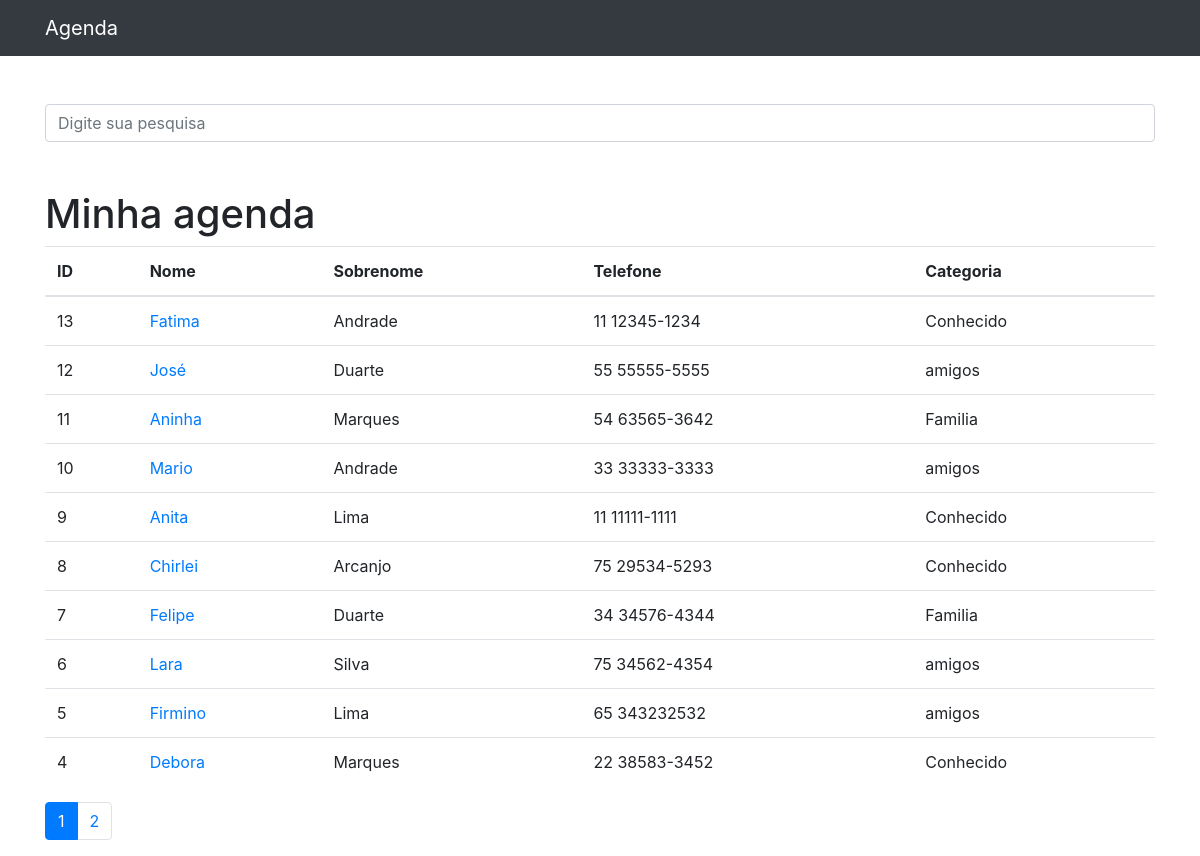
/, run on an earlier commit of the app's database.
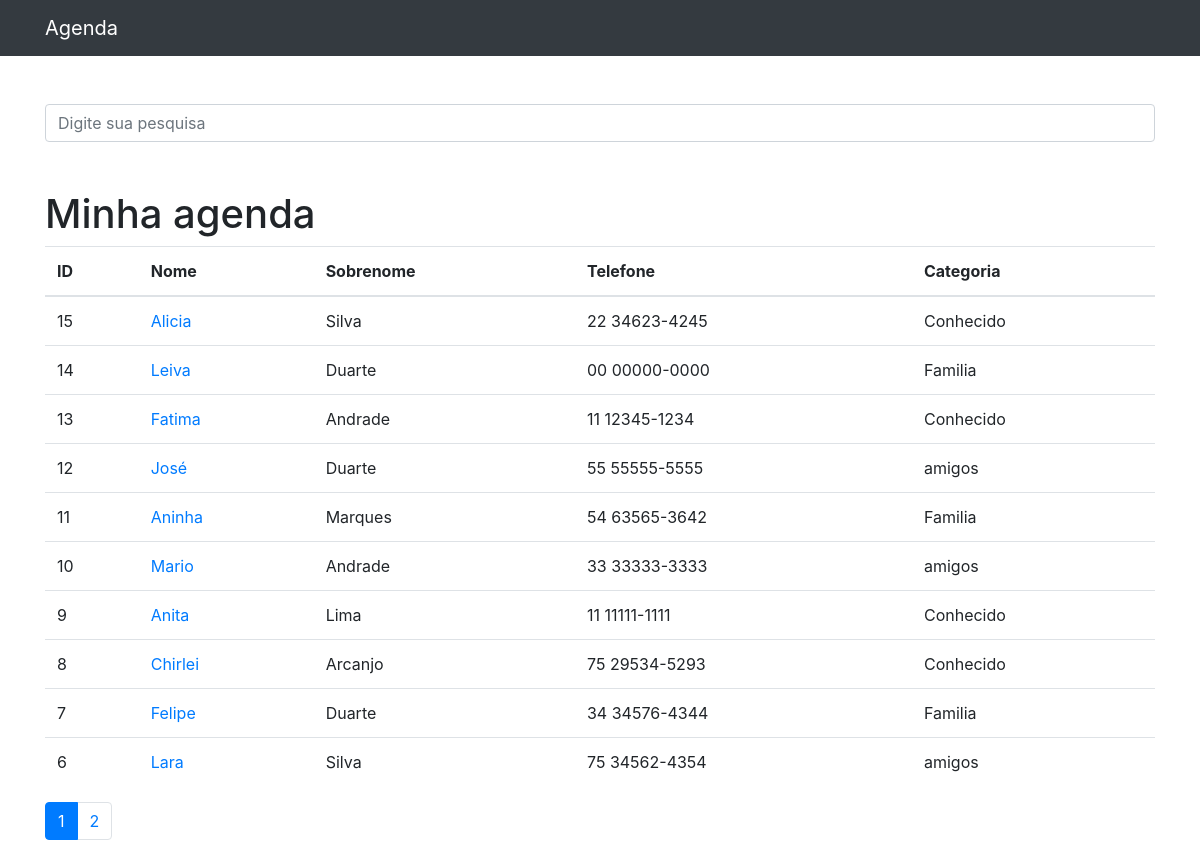
And on a later commit of the database.
### contatos/models.py (models this page shows, shortened)
class Contato(models.Model):
    nome = models.CharField(max_length=35)
    sobrenome = models.CharField(max_length=35, blank=True)
    telefone = models.CharField(max_length=20)
    email = models.CharField(max_length=100, blank=True)
    data_criacao = models.DateTimeField(default=timezone.now)
    descricao = models.TextField(blank=True)
    categoria = models.ForeignKey(Categoria, on_delete=models.DO_NOTHING)
    mostrar = models.BooleanField(default=True)
    foto = models.ImageField(blank=True, upload_to='fotos/%Y/%m/')

class Categoria(models.Model):
    nome = models.CharField(max_length=255)
    def __str__(self):
        return self.nome

### contatos/views.py (the view)
# urls.py: path('', views.index, name='index'),
def index(request):
    contatos = Contato.objects.order_by('-id').filter(
        mostrar=True
    )
    paginator = Paginator(contatos, 10)
    page = request.GET.get('p')
    contatos = paginator.get_page(page)
    return render(request, 'contatos/index.html', {
        'contatos': contatos
    })

### contatos/templates/contatos/index.html
{% extends 'base.html' %}
{%block 'conteudo'%}
<h1 class="mt-5">Minha agenda</h1>
<table class="table">
    <thead>
    <tr>
        <th>ID</th>
        <th>Nome</th>
        <th>Sobrenome</th>
        <th>Telefone</th>
        <th>Categoria</th>
    </tr>
    </thead>
    <tbody>
    {% for contato in contatos %}
    <tr>
        <td>{{ contato.id }}</td>
        <td>
            <a href="{% url 'detalhes' contato_id=contato.id %}">{{ contato.nome }}</a>
        </td>
        <td>{{ contato.sobrenome }}</td>
        <td>{{ contato.telefone }}</td>
        <td>{{ contato.categoria }}</td>
    </tr>
    {% endfor %}
    </tbody>
</table>
<nav aria-label="Page navigation example">
    <ul class="pagination">
        {% for pagina in contatos.paginator.page_range %}
            {% if contatos.number == pagina %}
            <li class="page-item active"><a
                    class="page-link" href="?p={{ pagina }}&termo={{ request.GET.termo }}">{{pagina}}</a>
            </li>
            {% else %}
            <li class="page-item"><a
                    class="page-link" href="?p={{ pagina }}&termo={{ request.GET.termo }}">{{pagina}}</a>
            </li>
            {% endif %}
        {% endfor %}
    </ul>
</nav>
{%endblock%}

What changed in the data, as far as the page shows it:
no longer on this page (row edited): Contato: id "5", nome "Firmino", sobrenome "Lima", telefone "65 343232532", categoria "amigos"
no longer on this page (row unchanged): Contato: id "4", nome "Debora", sobrenome "Marques", telefone "22 38583-3452", categoria "Conhecido"
now on this page (row edited): Contato: id "15", nome "Alicia", sobrenome "Silva", telefone "22 34623-4245", categoria "Conhecido"
now on this page (row edited): Contato: id "14", nome "Leiva", sobrenome "Duarte", telefone "00 00000-0000", categoria "Familia"
